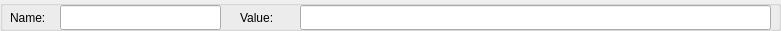
<?xml version="1.0" encoding="UTF-8"?>
<ui version="4.0">
 <class>ParamEntry</class>
 <widget class="QWidget" name="ParamEntry">
  <property name="geometry">
   <rect>
    <x>0</x>
    <y>0</y>
    <width>781</width>
    <height>31</height>
   </rect>
  </property>
  <property name="windowTitle">
   <string>Form</string>
  </property>
  <widget class="QGroupBox" name="paramEntry">
   <property name="enabled">
    <bool>true</bool>
   </property>
   <property name="geometry">
    <rect>
     <x>0</x>
     <y>0</y>
     <width>781</width>
     <height>31</height>
    </rect>
   </property>
   <property name="title">
    <string/>
   </property>
   <property name="flat">
    <bool>true</bool>
   </property>
   <widget class="QLabel" name="label">
    <property name="geometry">
     <rect>
      <x>10</x>
      <y>10</y>
      <width>51</width>
      <height>16</height>
     </rect>
    </property>
    <property name="text">
     <string>Name:</string>
    </property>
   </widget>
   <widget class="QLineEdit" name="paramName">
    <property name="geometry">
     <rect>
      <x>60</x>
      <y>5</y>
      <width>161</width>
      <height>25</height>
     </rect>
    </property>
    <property name="readOnly">
     <bool>true</bool>
    </property>
   </widget>
   <widget class="QLabel" name="label_2">
    <property name="geometry">
     <rect>
      <x>240</x>
      <y>10</y>
      <width>51</width>
      <height>16</height>
     </rect>
    </property>
    <property name="text">
     <string>Value:</string>
    </property>
   </widget>
   <widget class="QLineEdit" name="paramValue">
    <property name="geometry">
     <rect>
      <x>300</x>
      <y>5</y>
      <width>471</width>
      <height>25</height>
     </rect>
    </property>
   </widget>
   <widget class="QWidget" name="next" native="true">
    <property name="geometry">
     <rect>
      <x>220</x>
      <y>10</y>
      <width>21</width>
      <height>20</height>
     </rect>
    </property>
   </widget>
  </widget>
 </widget>
 <resources/>
 <connections/>
</ui>
